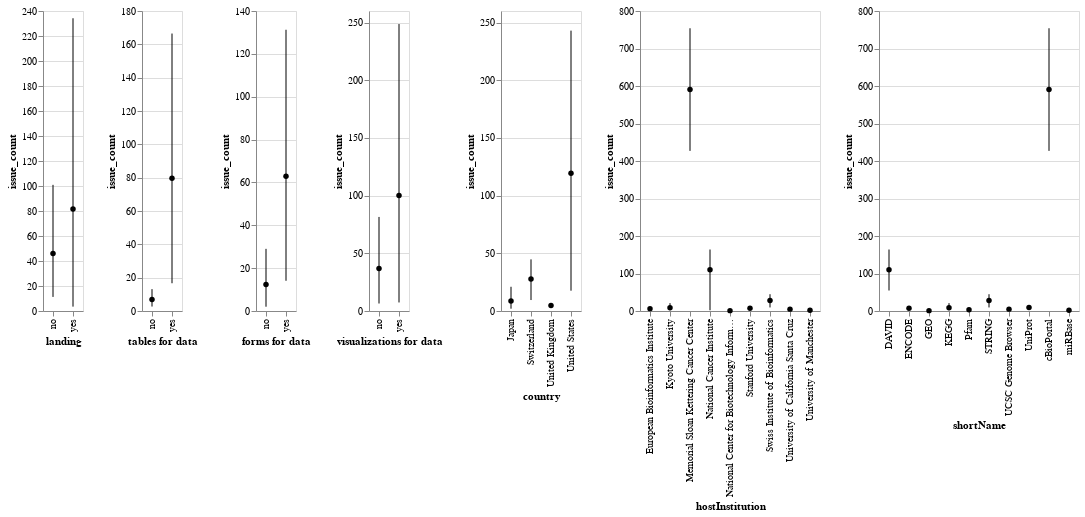

Notebook code for this chart:
### Code cell
(
    alt.Chart(grouped).mark_point(filled=True, color='black').encode(x='landing:N', y=alt.Y('mean(issue_count):Q')) + alt.Chart(grouped).mark_errorbar(extent='ci').encode(x='landing:N', y=alt.Y('issue_count:Q')) |
    alt.Chart(grouped).mark_point(filled=True, color='black').encode(x='tables for data:N', y=alt.Y('mean(issue_count):Q')) + alt.Chart(grouped).mark_errorbar(extent='ci').encode(x='tables for data:N', y=alt.Y('issue_count:Q')) |
    alt.Chart(grouped).mark_point(filled=True, color='black').encode(x='forms for data:N', y=alt.Y('mean(issue_count):Q')) + alt.Chart(grouped).mark_errorbar(extent='ci').encode(x='forms for data:N', y=alt.Y('issue_count:Q')) |
    alt.Chart(grouped).mark_point(filled=True, color='black').encode(x='visualizations for data:N', y=alt.Y('mean(issue_count):Q')) + alt.Chart(grouped).mark_errorbar(extent='ci').encode(x='visualizations for data:N', y=alt.Y('issue_count:Q')) |
    alt.Chart(grouped).mark_point(filled=True, color='black').encode(x='country:N', y=alt.Y('mean(issue_count):Q')) + alt.Chart(grouped).mark_errorbar(extent='ci').encode(x='country:N', y=alt.Y('issue_count:Q')) |
    alt.Chart(grouped).mark_point(filled=True, color='black').encode(x='hostInstitution:N', y=alt.Y('mean(issue_count):Q')) + alt.Chart(grouped).mark_errorbar(extent='ci').encode(x='hostInstitution:N', y=alt.Y('issue_count:Q')) | 
    alt.Chart(grouped).mark_point(filled=True, color='black').encode(x='shortName:N', y=alt.Y('mean(issue_count):Q')) + alt.Chart(grouped).mark_errorbar(extent='ci').encode(x='shortName:N', y=alt.Y('issue_count:Q'))
)

### Figure 1 — Vega-Lite specification as saved in the notebook (floating-point values rounded to 4 significant figures)
{"config": {"view": {"continuousWidth": 400, "continuousHeight": 300}}, "hconcat": [{"layer": [{"mark": {"type": "point", "color": "black", "filled": true}, "encoding": {"x": {"field": "landing", "type": "nominal"}, "y": {"aggregate": "mean", "field": "issue_count", "type": "quantitative"}}}, {"mark": {"type": "errorbar", "extent": "ci"}, "encoding": {"x": {"field": "landing", "type": "nominal"}, "y": {"field": "issue_count", "type": "quantitative"}}}]}, {"layer": [{"mark": {"type": "point", "color": "black", "filled": true}, "encoding": {"x": {"field": "tables for data", "type": "nominal"}, "y": {"aggregate": "mean", "field": "issue_count", "type": "quantitative"}}}, {"mark": {"type": "errorbar", "extent": "ci"}, "encoding": {"x": {"field": "tables for data", "type": "nominal"}, "y": {"field": "issue_count", "type": "quantitative"}}}]}, {"layer": [{"mark": {"type": "point", "color": "black", "filled": true}, "encoding": {"x": {"field": "forms for data", "type": "nominal"}, "y": {"aggregate": "mean", "field": "issue_count", "type": "quantitative"}}}, {"mark": {"type": "errorbar", "extent": "ci"}, "encoding": {"x": {"field": "forms for data", "type": "nominal"}, "y": {"field": "issue_count", "type": "quantitative"}}}]}, {"layer": [{"mark": {"type": "point", "color": "black", "filled": true}, "encoding": {"x": {"field": "visualizations for data", "type": "nominal"}, "y": {"aggregate": "mean", "field": "issue_count", "type": "quantitative"}}}, {"mark": {"type": "errorbar", "extent": "ci"}, "encoding": {"x": {"field": "visualizations for data", "type": "nominal"}, "y": {"field": "issue_count", "type": "quantitative"}}}]}, {"layer": [{"mark": {"type": "point", "color": "black", "filled": true}, "encoding": {"x": {"field": "country", "type": "nominal"}, "y": {"aggregate": "mean", "field": "issue_count", "type": "quantitative"}}}, {"mark": {"type": "errorbar", "extent": "ci"}, "encoding": {"x": {"field": "country", "type": "nominal"}, "y": {"field": "issue_count", "type": "quantitative"}}}]}, {"layer": [{"mark": {"type": "point", "color": "black", "filled": true}, "encoding": {"x": {"field": "hostInstitution", "type": "nominal"}, "y": {"aggregate": "mean", "field": "issue_count", "type": "quantitative"}}}, {"mark": {"type": "errorbar", "extent": "ci"}, "encoding": {"x": {"field": "hostInstitution", "type": "nominal"}, "y": {"field": "issue_count", "type": "quantitative"}}}]}, {"layer": [{"mark": {"type": "point", "color": "black", "filled": true}, "encoding": {"x": {"field": "shortName", "type": "nominal"}, "y": {"aggregate": "mean", "field": "issue_count", "type": "quantitative"}}}, {"mark": {"type": "errorbar", "extent": "ci"}, "encoding": {"x": {"field": "shortName", "type": "nominal"}, "y": {"field": "issue_count", "type": "quantitative"}}}]}], "data": {"name": "data-9f4d6d915412df4cd54159c2b551e017"}, "$schema": "https://vega.github.io/schema/vega-lite/v4.17.0.json", "datasets": {"data-9f4d6d915412df4cd54159c2b551e017": [{"url": "https://david.ncifcrf.gov/", "landing": "yes", "tables for data": "no", "forms for data": "no", "visualizations for data": "yes", "country": "United States", "hostInstitution": "National Cancer Institute", "shortName": "DAVID", "index": 54, "dbId": 6122, "foundedYear": 4006, "availableProtocol": 2, "age": 38, "citation": 69298, "expireDate": 3088000000000.0, "ins": 0, "isPartner": 0, "isNew": 0, "bigsearchId": 0.0, "recordCreated": 3033838336000, "zindex": 3647.0, "firstPublicationYear": 4014, "searchExample": 0.0, "ess": 0, "response": 400, "issue_count": 2, "hasIssues": "Has Issues"}, {"url": "https://david.ncifcrf.gov/list.jsp", "landing": "no", "tables for data": "yes", "forms for data": "yes", "visualizations for data": "no", "country": "United States", "hostInstitution": "National Cancer Institute", "shortName": "DAVID", "index": 87, "dbId": 9183, "foundedYear": 6009, "availableProtocol": 3, "age": 57, "citation": 103947, "expireDate": 4632000000000.0, "ins": 0, "isPartner": 0, "isNew": 0, "bigsearchId": 0.0, "recordCreated": 4550757504000, "zindex": 5471.0, "firstPublicationYear": 6021, "searchExample": 0.0, "ess": 0, "response": 600, "issue_count": 164, "hasIssues": "Has Issues"}, {"url": "https://david.ncifcrf.gov/summary.jsp", "landing": "no", "tables for data": "yes", "forms for data": "yes", "visualizations for data": "yes", "country": "United States", "hostInstitution": "National Cancer Institute", "shortName": "DAVID", "index": 84, "dbId": 9183, "foundedYear": 6009, "availableProtocol": 3, "age": 57, "citation": 103947, "expireDate": 4632000000000.0, "ins": 0, "isPartner": 0, "isNew": 0, "bigsearchId": 0.0, "recordCreated": 4550757504000, "zindex": 5471.0, "firstPublicationYear": 6021, "searchExample": 0.0, "ess": 0, "response": 600, "issue_count": 164, "hasIssues": "Has Issues"}, {"url": "https://genome.ucsc.edu/", "landing": "yes", "tables for data": "no", "forms for data": "no", "visualizations for data": "no", "country": "United States", "hostInstitution": "University of California Santa Cruz", "shortName": "UCSC Genome Browser", "index": 32, "dbId": 372, "foundedYear": 8000, "availableProtocol": 4, "age": 80, "citation": 55212, "expireDate": 6176000000000.0, "ins": 0, "isPartner": 0, "isNew": 0, "bigsearchId": 0.0, "recordCreated": 5739138140000, "zindex": 2761.0, "firstPublicationYear": 0, "searchExample": 0.0, "ess": 0, "response": 800, "issue_count": 6, "hasIssues": "Has Issues"}, {"url": "https://genome.ucsc.edu/cgi-bin/hgTabless", "landing": "no", "tables for data": "no", "forms for data": "yes", "visualizations for data": "no", "country": "United States", "hostInstitution": "University of California Santa Cruz", "shortName": "UCSC Genome Browser", "index": 18, "dbId": 186, "foundedYear": 4000, "availableProtocol": 2, "age": 40, "citation": 27606, "expireDate": 3088000000000.0, "ins": 0, "isPartner": 0, "isNew": 0, "bigsearchId": 0.0, "recordCreated": 2869569070000, "zindex": 1380.0, "firstPublicationYear": 0, "searchExample": 0.0, "ess": 0, "response": 400, "issue_count": 4, "hasIssues": "Has Issues"}, {"url": "https://string-db.org/", "landing": "yes", "tables for data": "no", "forms for data": "no", "visualizations for data": "no", "country": "Switzerland", "hostInstitution": "Swiss Institute of Bioinformatics", "shortName": "STRING", "index": 40, "dbId": 124, "foundedYear": 4000, "availableProtocol": 2, "age": 44, "citation": 38800, "expireDate": 3088000000000.0, "ins": 0, "isPartner": 0, "isNew": 0, "bigsearchId": 0.0, "recordCreated": 2869569070000, "zindex": 1764.0, "firstPublicationYear": 0, "searchExample": 0.0, "ess": 0, "response": 806, "issue_count": 29, "hasIssues": "Has Issues"}, {"url": "https://string-db.org/cgi/download?sessionId=bMBgmNZS86mC&species_text=Saccharomyces+cerevisiae", "landing": "no", "tables for data": "yes", "forms for data": "yes", "visualizations for data": "no", "country": "Switzerland", "hostInstitution": "Swiss Institute of Bioinformatics", "shortName": "STRING", "index": 46, "dbId": 124, "foundedYear": 4000, "availableProtocol": 2, "age": 44, "citation": 38800, "expireDate": 3088000000000.0, "ins": 0, "isPartner": 0, "isNew": 0, "bigsearchId": 0.0, "recordCreated": 2869569070000, "zindex": 1764.0, "firstPublicationYear": 0, "searchExample": 0.0, "ess": 0, "response": 806, "issue_count": 3, "hasIssues": "Has Issues"}, {"url": "https://string-db.org/cgi/input?sessionId=bMBgmNZS86mC&input_page_show_search=on", "landing": "no", "tables for data": "yes", "forms for data": "yes", "visualizations for data": "no", "country": "Switzerland", "hostInstitution": "Swiss Institute of Bioinformatics", "shortName": "STRING", "index": 42, "dbId": 124, "foundedYear": 4000, "availableProtocol": 2, "age": 44, "citation": 38800, "expireDate": 3088000000000.0, "ins": 0, "isPartner": 0, "isNew": 0, "bigsearchId": 0.0, "recordCreated": 2869569070000, "zindex": 1764.0, "firstPublicationYear": 0, "searchExample": 0.0, "ess": 0, "response": 806, "issue_count": 29, "hasIssues": "Has Issues"}, {"url": "https://string-db.org/cgi/network?taskId=bBxo5HkFDRNK&sessionId=bMBgmNZS86mC", "landing": "no", "tables for data": "yes", "forms for data": "yes", "visualizations for data": "yes", "country": "Switzerland", "hostInstitution": "Swiss Institute of Bioinformatics", "shortName": "STRING", "index": 88, "dbId": 248, "foundedYear": 8000, "availableProtocol": 4, "age": 88, "citation": 77600, "expireDate": 6176000000000.0, "ins": 0, "isPartner": 0, "isNew": 0, "bigsearchId": 0.0, "recordCreated": 5739138140000, "zindex": 3527.0, "firstPublicationYear": 0, "searchExample": 0.0, "ess": 0, "response": 1612, "issue_count": 50, "hasIssues": "Has Issues"}, {"url": "https://www.cbioportal.org/", "landing": "yes", "tables for data": "yes", "forms for data": "yes", "visualizations for data": "yes", "country": "United States", "hostInstitution": "Memorial Sloan Kettering Cancer Center", "shortName": "cBioPortal", "index": 0, "dbId": 26276, "foundedYear": 8048, "availableProtocol": 4, "age": 40, "citation": 50720, "expireDate": 0.0, "ins": 0, "isPartner": 0, "isNew": 0, "bigsearchId": 0.0, "recordCreated": 6287183036000, "zindex": 5072.0, "firstPublicationYear": 0, "searchExample": 0.0, "ess": 0, "response": 800, "issue_count": 754, "hasIssues": "Has Issues"}, {"url": "https://www.cbioportal.org/datasets", "landing": "no", "tables for data": "yes", "forms for data": "yes", "visualizations for data": "no", "country": "United States", "hostInstitution": "Memorial Sloan Kettering Cancer Center", "shortName": "cBioPortal", "index": 5, "dbId": 32845, "foundedYear": 10060, "availableProtocol": 5, "age": 50, "citation": 63400, "expireDate": 0.0, "ins": 0, "isPartner": 0, "isNew": 0, "bigsearchId": 0.0, "recordCreated": 7858978795000, "zindex": 6340.0, "firstPublicationYear": 0, "searchExample": 0.0, "ess": 0, "response": 1000, "issue_count": 427, "hasIssues": "Has Issues"}, {"url": "https://www.ebi.ac.uk/interpro/", "landing": "yes", "tables for data": "yes", "forms for data": "yes", "visualizations for data": "no", "country": "United Kingdom", "hostInstitution": "European Bioinformatics Institute", "shortName": "Pfam", "index": 14, "dbId": 186, "foundedYear": 1997, "availableProtocol": 1, "age": 25, "citation": 19615, "expireDate": 1544000000000.0, "ins": 0, "isPartner": 0, "isNew": 0, "bigsearchId": 0.0, "recordCreated": 1434784535000, "zindex": 784.6, "firstPublicationYear": 0, "searchExample": 0.0, "ess": 0, "response": 200, "issue_count": 4, "hasIssues": "Has Issues"}, {"url": "https://www.ebi.ac.uk/interpro/protein/UniProt/A0A000/#table", "landing": "no", "tables for data": "yes", "forms for data": "yes", "visualizations for data": "yes", "country": "United Kingdom", "hostInstitution": "European Bioinformatics Institute", "shortName": "Pfam", "index": 32, "dbId": 372, "foundedYear": 3994, "availableProtocol": 2, "age": 50, "citation": 39230, "expireDate": 3088000000000.0, "ins": 0, "isPartner": 0, "isNew": 0, "bigsearchId": 0.0, "recordCreated": 2869569070000, "zindex": 1569.0, "firstPublicationYear": 0, "searchExample": 0.0, "ess": 0, "response": 400, "issue_count": 3, "hasIssues": "Has Issues"}, {"url": "https://www.ebi.ac.uk/interpro/protein/UniProt/entry/InterPro/#table", "landing": "no", "tables for data": "yes", "forms for data": "yes", "visualizations for data": "no", "country": "United Kingdom", "hostInstitution": "European Bioinformatics Institute", "shortName": "Pfam", "index": 30, "dbId": 372, "foundedYear": 3994, "availableProtocol": 2, "age": 50, "citation": 39230, "expireDate": 3088000000000.0, "ins": 0, "isPartner": 0, "isNew": 0, "bigsearchId": 0.0, "recordCreated": 2869569070000, "zindex": 1569.0, "firstPublicationYear": 0, "searchExample": 0.0, "ess": 0, "response": 400, "issue_count": 3, "hasIssues": "Has Issues"}, {"url": "https://www.encodeproject.org/", "landing": "yes", "tables for data": "no", "forms for data": "yes", "visualizations for data": "no", "country": "United States", "hostInstitution": "Stanford University", "shortName": "ENCODE", "index": 4, "dbId": 634, "foundedYear": 4008, "availableProtocol": 2, "age": 36, "citation": 33810, "expireDate": 3088000000000.0, "ins": 0, "isPartner": 0, "isNew": 0, "bigsearchId": 0.0, "recordCreated": 2869569070000, "zindex": 1878.0, "firstPublicationYear": 0, "searchExample": 0.0, "ess": 0, "response": 400, "issue_count": 4, "hasIssues": "Has Issues"}, {"url": "https://www.encodeproject.org/experiments/ENCSR167IUG/", "landing": "no", "tables for data": "yes", "forms for data": "yes", "visualizations for data": "yes", "country": "United States", "hostInstitution": "Stanford University", "shortName": "ENCODE", "index": 16, "dbId": 1268, "foundedYear": 8016, "availableProtocol": 4, "age": 72, "citation": 67620, "expireDate": 6176000000000.0, "ins": 0, "isPartner": 0, "isNew": 0, "bigsearchId": 0.0, "recordCreated": 5739138140000, "zindex": 3757.0, "firstPublicationYear": 0, "searchExample": 0.0, "ess": 0, "response": 800, "issue_count": 8, "hasIssues": "Has Issues"}, {"url": "https://www.encodeproject.org/matrix/?type=Experiment&control_type!=*&status=released&perturbed=false", "landing": "no", "tables for data": "yes", "forms for data": "yes", "visualizations for data": "yes", "country": "United States", "hostInstitution": "Stanford University", "shortName": "ENCODE", "index": 15, "dbId": 951, "foundedYear": 6012, "availableProtocol": 3, "age": 54, "citation": 50715, "expireDate": 4632000000000.0, "ins": 0, "isPartner": 0, "isNew": 0, "bigsearchId": 0.0, "recordCreated": 4304353605000, "zindex": 2818.0, "firstPublicationYear": 0, "searchExample": 0.0, "ess": 0, "response": 600, "issue_count": 13, "hasIssues": "Has Issues"}, {"url": "https://www.encodeproject.org/search/?type=Experiment&control_type!=*&status=released&perturbed=false", "landing": "no", "tables for data": "yes", "forms for data": "yes", "visualizations for data": "yes", "country": "United States", "hostInstitution": "Stanford University", "shortName": "ENCODE", "index": 9, "dbId": 951, "foundedYear": 6012, "availableProtocol": 3, "age": 54, "citation": 50715, "expireDate": 4632000000000.0, "ins": 0, "isPartner": 0, "isNew": 0, "bigsearchId": 0.0, "recordCreated": 4304353605000, "zindex": 2818.0, "firstPublicationYear": 0, "searchExample": 0.0, "ess": 0, "response": 600, "issue_count": 4, "hasIssues": "Has Issues"}, {"url": "https://www.kegg.jp/", "landing": "yes", "tables for data": "yes", "forms for data": "yes", "visualizations for data": "no", "country": "Japan", "hostInstitution": "Kyoto University", "shortName": "KEGG", "index": 24, "dbId": 184, "foundedYear": 1995, "availableProtocol": 1, "age": 25, "citation": 32988, "expireDate": 1544000000000.0, "ins": 0, "isPartner": 0, "isNew": 0, "bigsearchId": 0.0, "recordCreated": 1434784535000, "zindex": 1320.0, "firstPublicationYear": 0, "searchExample": 0.0, "ess": 0, "response": 200, "issue_count": 2, "hasIssues": "Has Issues"}, {"url": "https://www.kegg.jp/brite/br08601", "landing": "no", "tables for data": "yes", "forms for data": "yes", "visualizations for data": "no", "country": "Japan", "hostInstitution": "Kyoto University", "shortName": "KEGG", "index": 104, "dbId": 736, "foundedYear": 7980, "availableProtocol": 4, "age": 100, "citation": 131952, "expireDate": 6176000000000.0, "ins": 0, "isPartner": 0, "isNew": 0, "bigsearchId": 0.0, "recordCreated": 5739138140000, "zindex": 5278.0, "firstPublicationYear": 0, "searchExample": 0.0, "ess": 0, "response": 800, "issue_count": 21, "hasIssues": "Has Issues"}, {"url": "https://www.kegg.jp/kegg/kegg2.html", "landing": "no", "tables for data": "yes", "forms for data": "yes", "visualizations for data": "no", "country": "Japan", "hostInstitution": "Kyoto University", "shortName": "KEGG", "index": 25, "dbId": 184, "foundedYear": 1995, "availableProtocol": 1, "age": 25, "citation": 32988, "expireDate": 1544000000000.0, "ins": 0, "isPartner": 0, "isNew": 0, "bigsearchId": 0.0, "recordCreated": 1434784535000, "zindex": 1320.0, "firstPublicationYear": 0, "searchExample": 0.0, "ess": 0, "response": 200, "issue_count": 3, "hasIssues": "Has Issues"}, {"url": "https://www.mirbase.org/", "landing": "yes", "tables for data": "no", "forms for data": "yes", "visualizations for data": "no", "country": "United Kingdom", "hostInstitution": "University of Manchester", "shortName": "miRBase", "index": 20, "dbId": 330, "foundedYear": 4008, "availableProtocol": 2, "age": 36, "citation": 25048, "expireDate": 3088000000000.0, "ins": 0, "isPartner": 0, "isNew": 0, "bigsearchId": 0.0, "recordCreated": 2869569070000, "zindex": 1392.0, "firstPublicationYear": 0, "searchExample": 0.0, "ess": 0, "response": -2, "issue_count": 3, "hasIssues": "Has Issues"}, {"url": "https://www.mirbase.org/cgi-bin/browse.pl", "landing": "no", "tables for data": "no", "forms for data": "yes", "visualizations for data": "no", "country": "United Kingdom", "hostInstitution": "University of Manchester", "shortName": "miRBase", "index": 22, "dbId": 330, "foundedYear": 4008, "availableProtocol": 2, "age": 36, "citation": 25048, "expireDate": 3088000000000.0, "ins": 0, "isPartner": 0, "isNew": 0, "bigsearchId": 0.0, "recordCreated": 2869569070000, "zindex": 1392.0, "firstPublicationYear": 0, "searchExample": 0.0, "ess": 0, "response": -2, "issue_count": 2, "hasIssues": "Has Issues"}, {"url": "https://www.mirbase.org/cgi-bin/mirna_entry.pl?acc=smc-mir-12455-1", "landing": "no", "tables for data": "yes", "forms for data": "yes", "visualizations for data": "yes", "country": "United Kingdom", "hostInstitution": "University of Manchester", "shortName": "miRBase", "index": 26, "dbId": 330, "foundedYear": 4008, "availableProtocol": 2, "age": 36, "citation": 25048, "expireDate": 3088000000000.0, "ins": 0, "isPartner": 0, "isNew": 0, "bigsearchId": 0.0, "recordCreated": 2869569070000, "zindex": 1392.0, "firstPublicationYear": 0, "searchExample": 0.0, "ess": 0, "response": -2, "issue_count": 2, "hasIssues": "Has Issues"}, {"url": "https://www.mirbase.org/summary.shtml?org=smc", "landing": "no", "tables for data": "yes", "forms for data": "yes", "visualizations for data": "no", "country": "United Kingdom", "hostInstitution": "University of Manchester", "shortName": "miRBase", "index": 24, "dbId": 330, "foundedYear": 4008, "availableProtocol": 2, "age": 36, "citation": 25048, "expireDate": 3088000000000.0, "ins": 0, "isPartner": 0, "isNew": 0, "bigsearchId": 0.0, "recordCreated": 2869569070000, "zindex": 1392.0, "firstPublicationYear": 0, "searchExample": 0.0, "ess": 0, "response": -2, "issue_count": 2, "hasIssues": "Has Issues"}, {"url": "https://www.ncbi.nlm.nih.gov/geo/", "landing": "yes", "tables for data": "no", "forms for data": "yes", "visualizations for data": "no", "country": "United States", "hostInstitution": "National Center for Biotechnology Information", "shortName": "GEO", "index": 6, "dbId": 424, "foundedYear": 2002, "availableProtocol": 1, "age": 20, "citation": 13211, "expireDate": 1544000000000.0, "ins": 0, "isPartner": 0, "isNew": 0, "bigsearchId": 0.0, "recordCreated": 1434784535000, "zindex": 660.5, "firstPublicationYear": 0, "searchExample": 0.0, "ess": 0, "response": 200, "issue_count": 1, "hasIssues": "Has Issues"}, {"url": "https://www.ncbi.nlm.nih.gov/sites/GDSbrowser/", "landing": "no", "tables for data": "yes", "forms for data": "yes", "visualizations for data": "yes", "country": "United States", "hostInstitution": "National Center for Biotechnology Information", "shortName": "GEO", "index": 7, "dbId": 424, "foundedYear": 2002, "availableProtocol": 1, "age": 20, "citation": 13211, "expireDate": 1544000000000.0, "ins": 0, "isPartner": 0, "isNew": 0, "bigsearchId": 0.0, "recordCreated": 1434784535000, "zindex": 660.5, "firstPublicationYear": 0, "searchExample": 0.0, "ess": 0, "response": 200, "issue_count": 1, "hasIssues": "Has Issues"}, {"url": "https://www.uniprot.org/", "landing": "yes", "tables for data": "no", "forms for data": "yes", "visualizations for data": "no", "country": "United Kingdom", "hostInstitution": "European Bioinformatics Institute", "shortName": "UniProt", "index": 34, "dbId": 58, "foundedYear": 4004, "availableProtocol": 2, "age": 36, "citation": 30894, "expireDate": 3088000000000.0, "ins": 0, "isPartner": 0, "isNew": 0, "bigsearchId": 0.0, "recordCreated": 2869569070000, "zindex": 1716.0, "firstPublicationYear": 0, "searchExample": 0.0, "ess": 0, "response": 400, "issue_count": 11, "hasIssues": "Has Issues"}, {"url": "https://www.uniprot.org/proteomes?query=*", "landing": "no", "tables for data": "yes", "forms for data": "yes", "visualizations for data": "no", "country": "United Kingdom", "hostInstitution": "European Bioinformatics Institute", "shortName": "UniProt", "index": 54, "dbId": 87, "foundedYear": 6006, "availableProtocol": 3, "age": 54, "citation": 46341, "expireDate": 4632000000000.0, "ins": 0, "isPartner": 0, "isNew": 0, "bigsearchId": 0.0, "recordCreated": 4304353605000, "zindex": 2575.0, "firstPublicationYear": 0, "searchExample": 0.0, "ess": 0, "response": 600, "issue_count": 9, "hasIssues": "Has Issues"}, {"url": "https://www.uniprot.org/taxonomy/83333", "landing": "no", "tables for data": "yes", "forms for data": "yes", "visualizations for data": "no", "country": "United Kingdom", "hostInstitution": "European Bioinformatics Institute", "shortName": "UniProt", "index": 38, "dbId": 58, "foundedYear": 4004, "availableProtocol": 2, "age": 36, "citation": 30894, "expireDate": 3088000000000.0, "ins": 0, "isPartner": 0, "isNew": 0, "bigsearchId": 0.0, "recordCreated": 2869569070000, "zindex": 1716.0, "firstPublicationYear": 0, "searchExample": 0.0, "ess": 0, "response": 400, "issue_count": 8, "hasIssues": "Has Issues"}]}}
